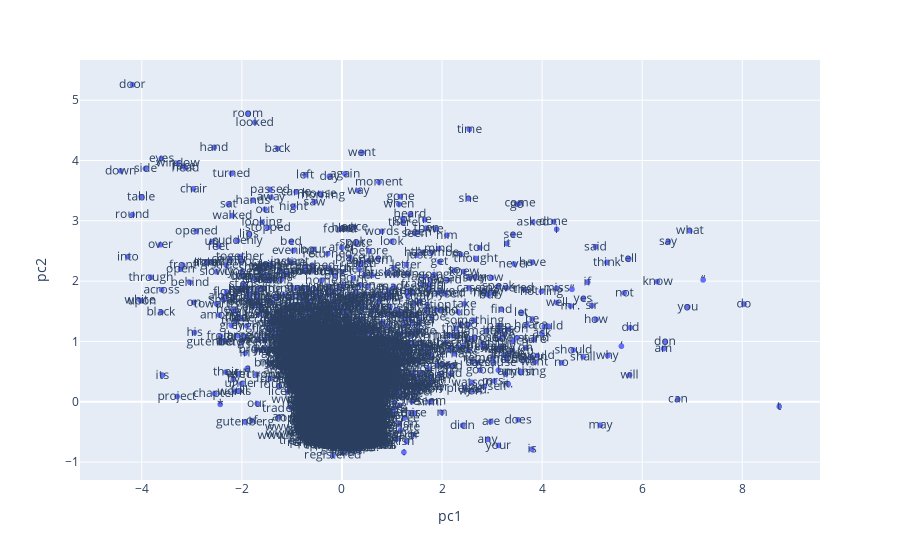

Notebook source saved alongside this figure:
### Code cell
words = []
vecs = []

for word in vec_model.wv.index_to_key:
    words.append(word)
    vecs.append(vec_model.wv[word])
    
pca = PCA()

my_pca = pca.fit_transform(vecs)

data = {"words":words, "pc1":my_pca[:,0], 'pc2':my_pca[:,1]}
df = pd.DataFrame(data)

fig = px.scatter(df, x="pc1", y="pc2", text="words")
fig.show()

### Figure 1 — Plotly figure (JSON) as saved in the notebook; plotly's stock layout.template omitted (floating-point values rounded to 4 significant figures; data arrays with more than 128 entries replaced by an {"elided": "..."} marker saying what was removed)
{"data": [{"hovertemplate": "pc1=%{x}<br>pc2=%{y}<br>words=%{text}<extra></extra>", "legendgroup": "", "marker": {"color": "#636efa", "symbol": "circle"}, "mode": "markers+text", "name": "", "showlegend": false, "text": {"elided": "7061 str values"}, "type": "scattergl", "x": {"elided": "7061 float values"}, "xaxis": "x", "y": {"elided": "7061 float values"}, "yaxis": "y"}], "layout": {"legend": {"tracegroupgap": 0}, "margin": {"t": 60}, "xaxis": {"anchor": "y", "domain": [0, 1], "title": {"text": "pc1"}}, "yaxis": {"anchor": "x", "domain": [0, 1], "title": {"text": "pc2"}}}}
